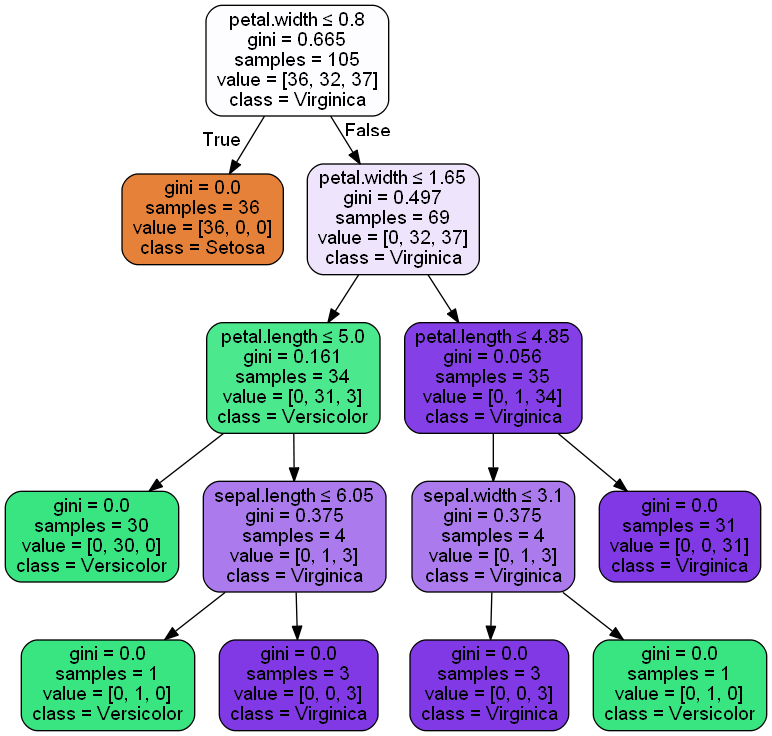

Python code for this plot:
#importing libraries
import pandas as pd
from pylab import *
from sklearn.model_selection import train_test_split
from sklearn.metrics import confusion_matrix,accuracy_score,classification_report
import pydotplus as pdp
from sklearn.tree import DecisionTreeClassifier
from sklearn.tree import export_graphviz
from IPython.display import Image

#url for dataset
url="https://gist.githubusercontent.com/netj/8836201/raw/6f9306ad21398ea43cba4f7d537619d0e07d5ae3/iris.csv"
cols=["sepal.length","sepal.width","petal.length","petal.width","variety"]
yelo= pd.read_csv(url)#reading csv data from url
feature_Cols= ["sepal.length","sepal.width","petal.length","petal.width"]
print(yelo.head())

#Classifing x and y columns for prediction
x=yelo[feature_Cols]
y=yelo.variety

#Splitting the data into test and train set
x_train,x_test,y_train,y_test =train_test_split(x,y,test_size=0.3,random_state=1)
clf=DecisionTreeClassifier()#creating model
clf=clf.fit(x_train,y_train)#fitting data onto model
y_pred=clf.predict(x_test)
result=confusion_matrix(y_test,y_pred)#producing confusion matrix
print('Confusion Matrix')
print(result)
result1=classification_report(y_test,y_pred)#producing classification report
print('Classification report:')
print(result1)
result2=accuracy_score(y_test,y_pred)#producing accuracy
print('Accuracy:', result2)

#graph for the predicted data
dot_data=export_graphviz(clf,out_file=None,filled=True,rounded=True,special_characters=True,feature_names=feature_Cols,class_names=['Setosa','Versicolor','Virginica'])
graph=pdp.graph_from_dot_data(dot_data)

graph.write_png("Ass09_Sravani.png")
Image(graph.create_png())
